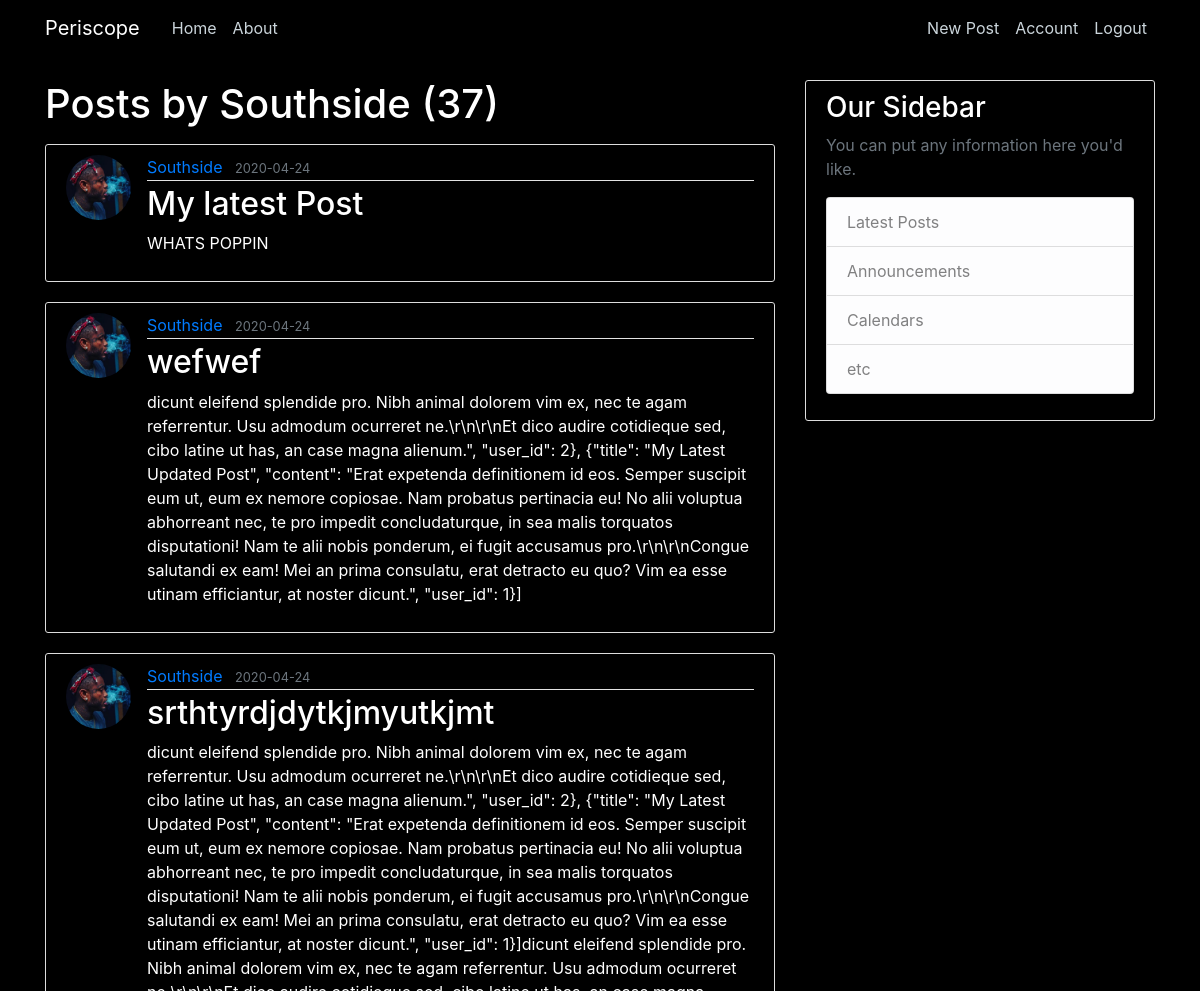
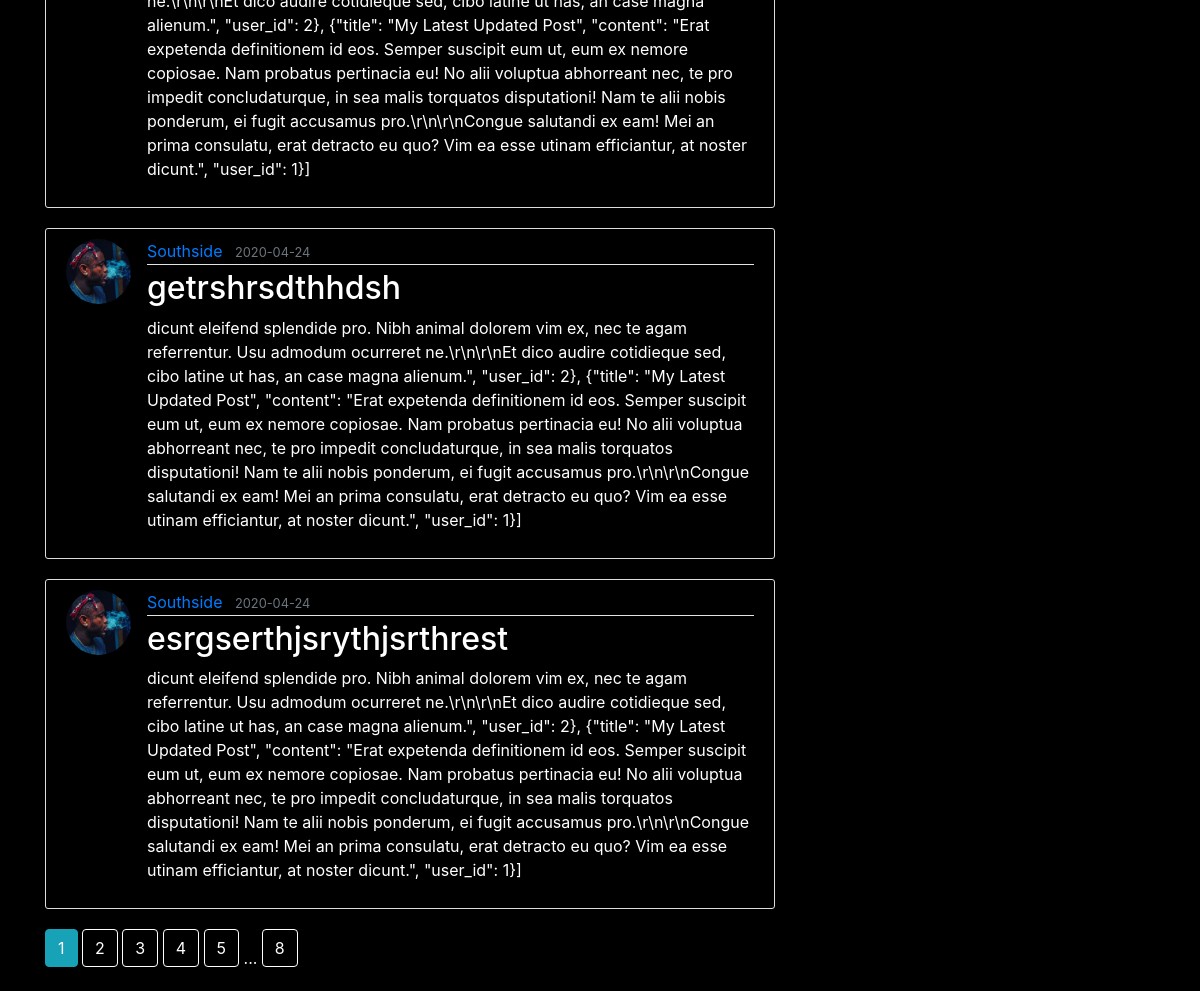
The app's page /user/Southside (signed in) with its own data (2 pictures, top to bottom).
### flaskblog/models.py (models this page shows, shortened)
class UserModel(db.Model, UserMixin):
    __tablename__ = 'users'
    id = db.Column(db.Integer, primary_key=True)
    username = db.Column(db.String(20), unique=True, nullable=False)
    email = db.Column(db.String(120), unique=True, nullable=False)
    image_file = db.Column(db.String(20), default='default.jpg')
    password = db.Column(db.String(60), nullable=False)
    posts = db.relationship('PostModel', backref='author', lazy=True)

class PostModel(db.Model):
    __tablename__ = 'posts'
    id = db.Column(db.Integer, primary_key=True)
    title = db.Column(db.String(100), nullable=False)
    date_posted = db.Column(db.DateTime, nullable=False, default=datetime.utcnow())
    content = db.Column(db.Text, nullable=False)
    user_id = db.Column(db.Integer, db.ForeignKey('users.id'), nullable=False
                        )

### flaskblog/users/routes.py (the view)
@users.route('/user/<string:username>')
def user_post(username):
    page = request.args.get('page', 1, type=int)
    user = UserModel.query.filter_by(username=username).first_or_404()
    posts = PostModel.query.filter_by(author=user)\
        .order_by(PostModel.date_posted.desc())\
        .paginate(per_page=5, page=page)
    return render_template('user_post.html', posts=posts, user=user)

### flaskblog/models.py (called while the page is built)
@login_manager.user_loader
def load_user(user_id):
    return UserModel.query.get(int(user_id))

### flaskblog/templates/user_post.html
{% extends "layout.html" %}
{% block content %}
    <h1 class="mb-3">Posts by {{ user.username }} ({{ posts.total }})</h1>
    {% for post in posts.items %}
        <article class="media content-section">
            <img class="rounded-circle article-img" src="{{ url_for('static', filename='profile_pics/' + post.author.image_file) }}">
            <div class="media-body">
            <div class="article-metadata">
                <a class="mr-2" href="{{ url_for('users.user_post', username=post.author.username) }}">{{ post.author.username }}</a>
                <small class="text-muted">{{ post.date_posted.strftime('%Y-%m-%d') }}</small>
            </div>
            <h2><a class="article-title" href="{{ url_for('posts.post', post_id=post.id) }}">{{ post.title }}</a></h2>
            <p class="article-content">{{ post.content }}</p>
            </div>
        </article>
    {% endfor %}
    {% for page_num in posts.iter_pages(left_edge=1, right_edge=1, left_current=1, right_current=5) %}
        {% if page_num %}
            {% if posts.page == page_num %}
                    <a class="btn btn-info mb-4" href="{{ url_for('main.home', page=page_num) }}" >{{ page_num }}</a>
                {% else %}
                    <a style="color:white;  border-color: white;" class="btn btn-outline-info mb-4" href="{{ url_for('main.home', page=page_num) }}">{{ page_num }}</a>
                {% endif %}
        {% else %}
            ...
        {% endif %}
    {% endfor %}
{% endblock %}

### flaskblog/static/main.css (style rules this page uses)
body { background: black; color: white; margin-top: 5rem; }
h1, h2, h3, h4, h5, h6 { color: white; }
.content-section { background: black; padding: 10px 20px; border: 1px solid #dddddd; border-radius: 3px; margin-bottom: 20px; }
.article-title { color: white; }
.article-content { white-space: pre-line; }
.article-img { height: 65px; width: 65px; margin-right: 16px; }
.article-metadata { padding-bottom: 1px; margin-bottom: 4px; border-bottom: 1px solid #e3e3e3 }

### records on screen
UserModel: username "Southside"
PostModel: image_file (picture), author.username "Southside", date_posted "2020-04-24", title "My latest Post", content "WHATS POPPIN"
PostModel: image_file (picture), author.username "Southside", date_posted "2020-04-24", title "wefwef", content "dicunt eleifend splendide pro. Nibh animal dolorem vim ex, nec te agam referrentur. Usu admodum ocurreret ne.\\r\\n\\r\\nEt dico audire cotidieque sed, cibo latine ut has, an case magna alienum.\", \"user_id\": 2}, {\"title\": \"My Latest Updated Post\", \"content\": \"Erat expetenda definitionem id eos. Semper suscipit eum ut, eum ex nemore copiosae. Nam probatus pertinacia eu! No alii voluptua abhorreant nec, te pro impedit concludaturque, in sea malis torquatos disputationi! Nam te alii nobis ponderum, ei fugit accusamus pro.\\r\\n\\r\\nCongue salutandi ex eam! Mei an prima consulatu, erat detracto eu quo? Vim ea esse utinam efficiantur, at noster dicunt.\", \"user_id\": 1}]"
PostModel: image_file (picture), author.username "Southside", date_posted "2020-04-24", title "srthtyrdjdytkjmyutkjmt", content "dicunt eleifend splendide pro. Nibh animal dolorem vim ex, nec te agam referrentur. Usu admodum ocurreret ne.\\r\\n\\r\\nEt dico audire cotidieque sed, cibo latine ut has, an case magna alienum.\", \"user_id\": 2}, {\"title\": \"My Latest Updated Post\", \"content\": \"Erat expetenda definitionem id eos. Semper suscipit eum ut, eum ex nemore copiosae. Nam probatus pertinacia eu! No alii voluptua abhorreant nec, te pro impedit concludaturque, in sea malis torquatos disputationi! Nam te alii nobis ponderum, ei fugit accusamus pro.\\r\\n\\r\\nCongue salutandi ex eam! Mei an prima consulatu, erat detracto eu quo? Vim ea esse utinam efficiantur, at noster dicunt.\", \"user_id\": 1}]dicunt eleifend splendide pro.…"
PostModel: image_file (picture), author.username "Southside", date_posted "2020-04-24", title "getrshrsdthhdsh", content "dicunt eleifend splendide pro. Nibh animal dolorem vim ex, nec te agam referrentur. Usu admodum ocurreret ne.\\r\\n\\r\\nEt dico audire cotidieque sed, cibo latine ut has, an case magna alienum.\", \"user_id\": 2}, {\"title\": \"My Latest Updated Post\", \"content\": \"Erat expetenda definitionem id eos. Semper suscipit eum ut, eum ex nemore copiosae. Nam probatus pertinacia eu! No alii voluptua abhorreant nec, te pro impedit concludaturque, in sea malis torquatos disputationi! Nam te alii nobis ponderum, ei fugit accusamus pro.\\r\\n\\r\\nCongue salutandi ex eam! Mei an prima consulatu, erat detracto eu quo? Vim ea esse utinam efficiantur, at noster dicunt.\", \"user_id\": 1}]"
PostModel: image_file (picture), author.username "Southside", date_posted "2020-04-24", title "esrgserthjsrythjsrthrest", content "dicunt eleifend splendide pro. Nibh animal dolorem vim ex, nec te agam referrentur. Usu admodum ocurreret ne.\\r\\n\\r\\nEt dico audire cotidieque sed, cibo latine ut has, an case magna alienum.\", \"user_id\": 2}, {\"title\": \"My Latest Updated Post\", \"content\": \"Erat expetenda definitionem id eos. Semper suscipit eum ut, eum ex nemore copiosae. Nam probatus pertinacia eu! No alii voluptua abhorreant nec, te pro impedit concludaturque, in sea malis torquatos disputationi! Nam te alii nobis ponderum, ei fugit accusamus pro.\\r\\n\\r\\nCongue salutandi ex eam! Mei an prima consulatu, erat detracto eu quo? Vim ea esse utinam efficiantur, at noster dicunt.\", \"user_id\": 1}]"

### other values on screen
{{ posts.total }} "37"
{{ page_num }} "1"
{{ page_num }} "2" "3" "4" "5" "8"
